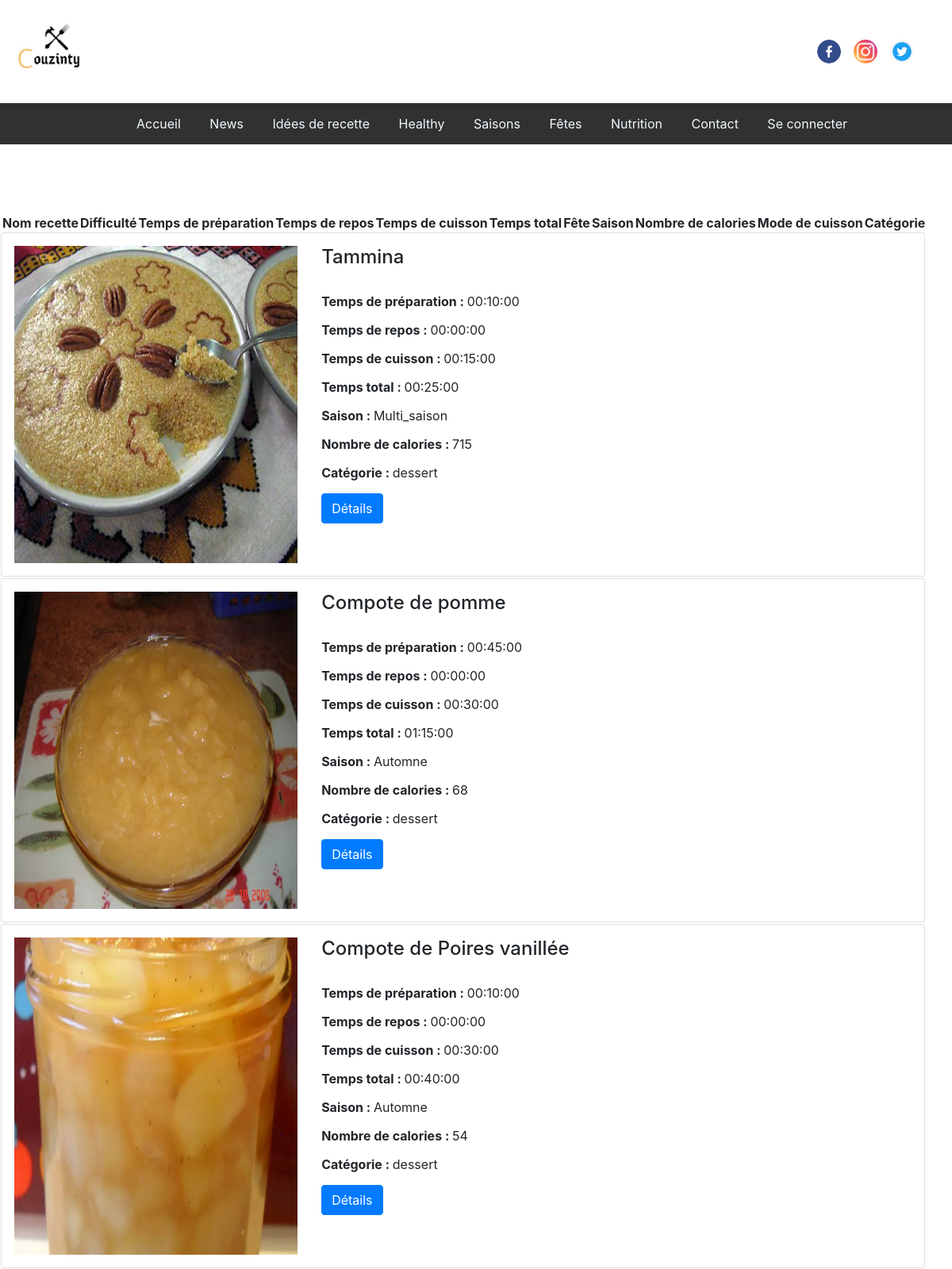
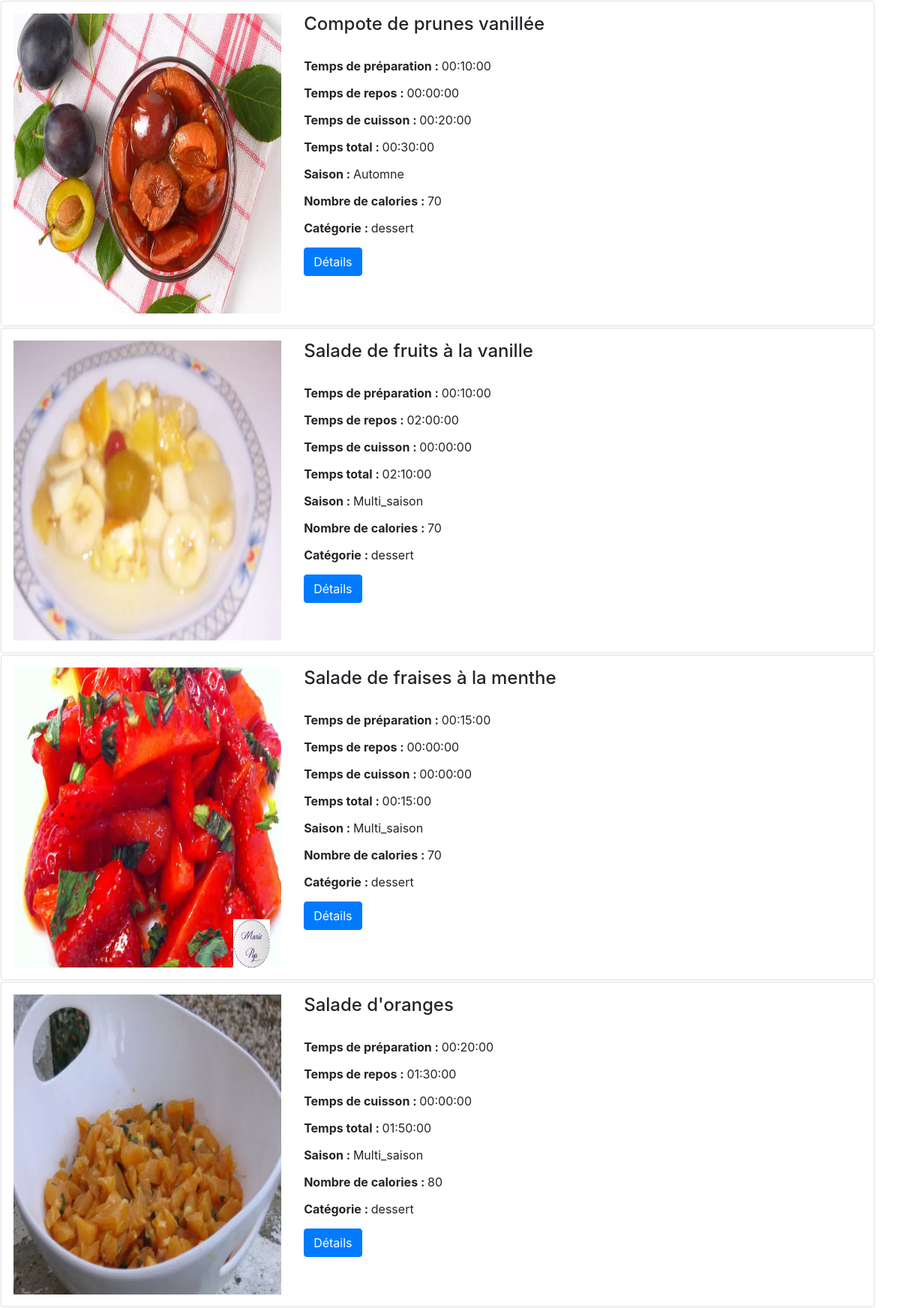
The page /Couzinty/desserts.php (upper part) on the database its author committed (2 pictures, top to bottom).
### tables this page shows
CREATE TABLE `recette` (
  `id_recette` int(11) NOT NULL,
  `nom_recette` varchar(255) NOT NULL,
  `description` text NOT NULL,
  `image` text NOT NULL,
  `difficulte` varchar(255) NOT NULL,
  `temps_prepa` time NOT NULL,
  `temps_repos` time NOT NULL,
  `temps_cuisson` time NOT NULL,
  `temps_total` time NOT NULL,
  `liste_ingredients` longtext NOT NULL,
  `liste_etapes` longtext NOT NULL,
  `healthy` enum('oui','non') NOT NULL DEFAULT 'non',
  `calories` int(11) NOT NULL,
  `notation` int(11) NOT NULL,
  `mode_cuisson` varchar(255) NOT NULL,
  `categorie_nom` varchar(255) NOT NULL,
  `saison` varchar(255) NOT NULL,
  `fete` enum('quotidien','mariage','circoncision','aid','achoura') NOT NULL,
  `news` enum('oui','non') NOT NULL DEFAULT 'non',
  `valide_recette` enum('oui','non') NOT NULL DEFAULT 'oui'
);

### Couzinty/controllers/desserts_controller.php (called while the page is built)
<?php
require_once($_SERVER['DOCUMENT_ROOT'].'./projet_tdw/views/desserts_view.php');
require_once($_SERVER['DOCUMENT_ROOT'].'./projet_tdw/models/desserts_model.php');
class desserts_controller
{
function afficher_desserts(){
$v=new desserts_view();
$v->afficher_desserts();
}
public function getDesserts(){
    $mdl=new desserts_model();
    $r=$mdl->getDesserts();
    return $r;
}
}
?>

### Couzinty/desserts.php (called while the page is built)
<?php
    require_once($_SERVER['DOCUMENT_ROOT'].'./projet_tdw/controllers/desserts_controller.php');
    $v= new desserts_controller();
    $v->afficher_desserts();
?>

### Couzinty/models/desserts_model.php (called while the page is built, shortened)
<?php
require_once($_SERVER['DOCUMENT_ROOT'].'./projet_tdw/controllers/desserts_controller.php');
class desserts_model{
    private $dbname="projet_tdw";
    private $host="localhost";
    private $user="root";
    private $password="";
    private function connecter($dbname,$host,$user,$password){
        $c="mysql:host=$host;dbname=$dbname;";
        try {
            $db= new PDO($c,$user,$password);
        } catch (PDOException $ex) {
            printf("erreur de connexion à la base de donnée",$ex->getMessage());
            exit();
        }
        return $db;
    }
    private function requete($db,$r){
        return $db->query($r);
    }
    public function getDesserts(){
        $db=$this->connecter($this->dbname,$this->host,$this->user,$this->password);
        $q="SELECT * FROM recette where categorie_nom = 'dessert'  AND valide_recette='oui'";
        $r=$this->requete($db,$q);
        return $r;
    }
}
?>

### Couzinty/views/desserts_view.php (the view, shortened to what this page needs)
<link rel = "stylesheet" href = "./css/bootstrap.min.css">
<link rel = "stylesheet" href = "./css/style.css">
<?php
require_once($_SERVER['DOCUMENT_ROOT'].'./projet_tdw/controllers/desserts_controller.php');
class desserts_view
{
    public function entete()
    {
    ?>
        <head>
        </head>
        <div id="container-slider" class = "container-responsive">
        <nav class="navbar navbar-expand-sm justify-content-between">
        <a class="navbar-brand mr-50" href="#">
        <img src="./img/couzinty.jpg" alt="Logo" style="border:none;width:100px;">
        </a>
        <nav class="navbar navbar-expand-sm justify-content-between" style="margin-top: 0%;">
        <a class="navbar-brand" href="https://www.facebook.com">
        <img src="./img/facebook.png" class="rounded-circle" alt="Logo" style="width:30px;">
        </a>
        <a class="navbar-brand mr-50" href="https://www.instagram.com">
        <img src="./img/instagram.png" class="rounded-circle" alt="Logo" style="width:30px;">
        </a>
        <a class="navbar-brand" href="https://www.twitter.com">
        <img src="./img/twitter.png" class="rounded-circle" alt="Logo" style="width:30px;">
        </a>
        </nav>
        </nav>
        </div>
    <?php
    }
    public function menu()
    {
    ?>
     <div>
     <center>
     <nav class="menu">
     <ul>
     <?php if (!isset($_SESSION["id_utilisateur"])) { ?>
      <li><a href="./index.php" class="lien">Accueil</a></li>
      <?php } else { ?>
      <li><a href="./accueil_utilisateur.php" class="lien">Accueil</a></li>
      <?php } ?>
      <li><a href="./news.php" class="lien">News</a></li>
      <li><a href="./idées_recette.php" class="lien">Idées de recette</a></li>
      <li><a href="./healthy.php" class="lien">Healthy</a></li>
      <li><a href="./saison.php" class="lien">Saisons</a></li>
      <li><a href="./fete.php" class="lien">Fêtes</a></li>
      <li><a href="./nutrition.php" class="lien">Nutrition</a></li>
      <li><a href="./contact.php" class="lien">Contact</a></li>
      <?php if (!isset($_SESSION["id_utilisateur"])) { ?>
      <li><a href="./login.php" class="lien">Se connecter</a></li>
      <?php } else { ?>
      <li><a href="./deconnexion.php" class="lien">Déconnexion</a></li>
      <?php } ?>
     </ul>
     </nav>
     </center>
    </div>
     <?php
     }
     public function contenu()
     {
     ?>
        <link href="https://stackpath.bootstrapcdn.com/bootstrap/4.3.1/css/bootstrap.min.css" rel="stylesheet"/>
        <link href="https://use.fontawesome.com/releases/v5.6.3/css/all.css" rel="stylesheet"/>
        <link href="https://unpkg.com/bootstrap-table@1.18.3/dist/bootstrap-table.min.css" rel="stylesheet"/>
   <div class="container-responsive">
   <table class="table-borderless" id="table" data-toggle="table" data-filter-control="true" data-escape="false" data-click-to-select="true" class="table">
	<thead style="float:left;">
		<tr>
         <th id="im" data-field="image"></th>
			<th data-field="nom" data-filter-control="input" data-sortable="true">Nom recette</th>
			<th data-visible="false" data-field="diff" data-filter-control="input" data-sortable="true">Difficulté</th>
			<th data-field="temps_prepa" data-filter-control="input" data-sortable="true">Temps de préparation</th>
         <th data-field="temps_repos" data-filter-control="input" data-sortable="true">Temps de repos</th>
         <th data-field="temps_cuisson" data-filter-control="input" data-sortable="true">Temps de cuisson</th>
         <th data-field="temps_total" data-filter-control="input" data-sortable="true">Temps total</th>
         <th data-visible="false" data-field="fete" data-filter-control="input" data-sortable="true">Fête</th>
         <th data-field="saison" data-filter-control="input" data-sortable="true">Saison</th>
			<th data-field="calories" data-filter-control="input" data-sortable="true">Nombre de calories</th>
         <th data-visible="false" data-field="mode_cuiss" data-filter-control="input" data-sortable="true">Mode de cuisson</th>
         <th data-field="categorie" data-filter-control="input" data-sortable="true">Catégorie</th>
		</tr>
	</thead>
	<tbody>
   <?php
                $cpt=0;
                $controller = new desserts_controller();
                $resultat = $controller->getDesserts();
                foreach ($resultat as $row) { $cpt++; if (!empty($row['nom_recette'])) {?>
                    <tr>
                        <td><div class="card col-md-12 p-3">
    		<div class="row ">
    			<div class="col-md-4">
              <?php echo $row["image"] ?>
    			</div>
    			<div class="col-md-8">
    				<div class="card-block">
                <h4 class="card-title"><?php echo $row["nom_recette"] ?></h4>
                  <br/>
                  <p><b>Temps de préparation : </b><?php echo $row["temps_prepa"] ?></p>
                  <p><b>Temps de repos : </b><?php echo $row["temps_repos"] ?></p>
                  <p><b>Temps de cuisson : </b><?php echo $row["temps_cuisson"] ?></p>
                  <p><b>Temps total : </b><?php echo $row["temps_total"] ?></p>
                  <p><b>Saison : </b><?php echo $row["saison"] ?></p>
                  <p><b>Nombre de calories : </b><?php echo $row["calories"] ?></p>
                  <p><b>Catégorie : </b><?php echo $row["categorie_nom"] ?></p>
    					<a class="btn btn-primary" href="./recette.php?nomRecette=<?php echo $row["nom_recette"] ?>">Détails</a>
    				</div>
    			</div>
    		</div>
    	</div></td>
                        <td id="nom"><input value="<?php echo $row["nom_recette"] ?>" /></td>
                        <td id="diff"><input value="<?php echo $row["difficulte"] ?>" /></td>
                        <td id="prep"><input value="<?php echo $row["temps_prepa"] ?>" /></td>
                        <td id="repos"><input value="<?php echo $row["temps_repos"] ?>" /></td>
                        <td id="cui"><input value="<?php echo $row["temps_cuisson"] ?>" /></td>
                        <td id="tot"><input value="<?php echo $row["temps_total"] ?>" /></td>
                        <td id="fete"><input value="<?php echo $row["fete"] ?>" /></td>
                        <td id="sais"><input value="<?php echo $row["saison"] ?>" /></td>
                        <td id="cal"><input value="<?php echo $row["calories"] ?>" /></td>
                        <td id="mod"><input value="<?php echo $row["mode_cuisson"] ?>" /></td>
                        <td id="cat"><input value="<?php echo $row["categorie_nom"] ?>" /></td>
                    <tr>
                    <?php }
                }
                ?>
              </tbody>
             </table>
             </div>
    <?php
    }
    ?>
    <?php
    public function afficher_desserts()
    {
        $this->entete();
        $this->menu();
        $this->contenu();
    }
}
?>

### Couzinty/css/style.css (style rules this page uses)
.menu ul li { display:inline-block; }
.menu { top: 0; position: sticky; background-color:rgb(49, 49, 48); padding: 0px; margin: 0; }
.menu li a { display: inline-block; color: aliceblue; text-align: center; padding: 14px 16px; text-decoration: none; }
img { width: 100%; border-right: 2px solid black; }

### Couzinty/views/desserts_view.php (style rules this page uses)
div.col-md-4 { height: 400px; }
div.col-md-4 img { width: 100%; height:100%; }

### rows shown on the page
recette: image (picture), nom_recette "Tammina", temps_prepa "00:10:00", temps_repos "00:00:00", temps_cuisson "00:15:00", temps_total "00:25:00", saison "Multi_saison", calories "715", categorie_nom "dessert"
recette: image (picture), nom_recette "Compote de pomme", temps_prepa "00:45:00", temps_repos "00:00:00", temps_cuisson "00:30:00", temps_total "01:15:00", saison "Automne", calories "68", categorie_nom "dessert"
recette: image (picture), nom_recette "Compote de Poires vanillée", temps_prepa "00:10:00", temps_repos "00:00:00", temps_cuisson "00:30:00", temps_total "00:40:00", saison "Automne", calories "54", categorie_nom "dessert"
recette: image (picture), nom_recette "Compote de prunes vanillée", temps_prepa "00:10:00", temps_repos "00:00:00", temps_cuisson "00:20:00", temps_total "00:30:00", saison "Automne", calories "70", categorie_nom "dessert"
recette: image (picture), nom_recette "Salade de fruits à la vanille", temps_prepa "00:10:00", temps_repos "02:00:00", temps_cuisson "00:00:00", temps_total "02:10:00", saison "Multi_saison", calories "70", categorie_nom "dessert"
recette: image (picture), nom_recette "Salade de fraises à la menthe", temps_prepa "00:15:00", temps_repos "00:00:00", temps_cuisson "00:00:00", temps_total "00:15:00", saison "Multi_saison", calories "70", categorie_nom "dessert"
recette: image (picture), nom_recette "Salade d'oranges", temps_prepa "00:20:00", temps_repos "01:30:00", temps_cuisson "00:00:00", temps_total "01:50:00", saison "Multi_saison", calories "80", categorie_nom "dessert"
